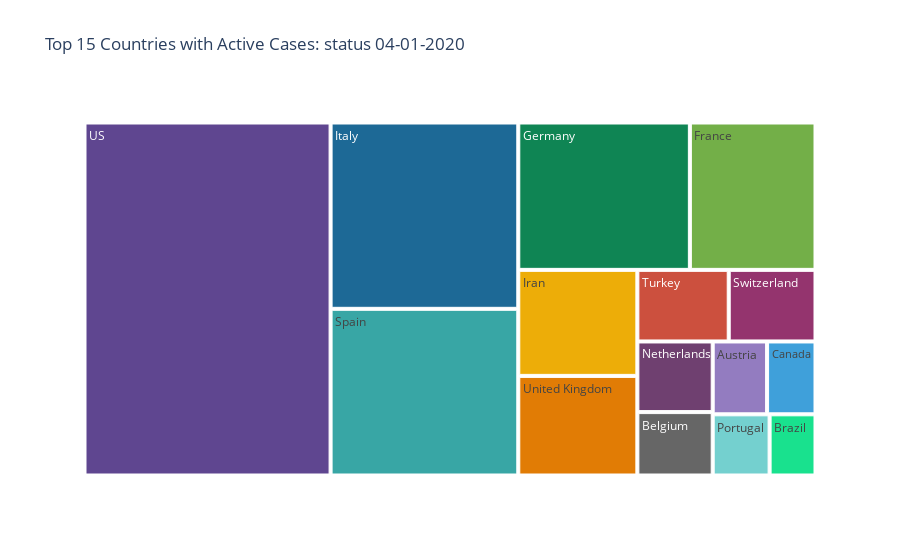

Source (notebook cell):
### Markdown cell above
The value of death rate can be interpreted from several perspective. 
<br>Italy has the hightest death rate and tests are done massively.
<br>As of 13.03.20, most of the victims Covid-19 positive in Italy were 70 years old and older [1](https://www.medrxiv.org/content/10.1101/2020.03.15.20036293v1.full.pdf).
<br>According to a study by the Leverhulme Centre for Demographic Science at the University of Oxford [1](https://www.medrxiv.org/content/10.1101/2020.03.15.20036293v1.full.pdf) and a publication in FAZ [2](https://m.faz.net/aktuell/wissen/geist-soziales/coronavirus-pandemie-warum-ist-es-in-italien-so-schlimm-16693408.html), some of the main reasons for Italy's high death rate are:
* Italy is the world's second oldest population after Japan with 23% of the population aged 65 years and older compared to 13.2% younger than 16 year old.
* Northern Italy, the area in Italy with most cases, is the industrial heart of the country with high pollution levels and there are many inhabitants suffering from respiratory problems. 
* Family is very important in Italy and the contact between generations is close, even if multigenerations are not living during the same roof, they live close by and see each other frequently.
* Hugs and kisses on the cheek are common when greeting people in Italy.
* The initial lockdown measures in the Northern provices caused a boomerang effect as it caused an exodus and many students from the North with family in the South travelled home, contributing to the spread of the virus.

### Code cell
fig = px.treemap(top_fifteen,
                 path=['Country/Region'],
                 values=top_fifteen['Active'],
                 title='Top 15 Countries with Active Cases: status {}'.format(yesterday),
                 hover_data=['Confirmed', 'Active', 'Recovered','Deaths','Death rate [%]'],
                 color_discrete_sequence=px.colors.qualitative.Prism)
fig.show()

### Figure 1 — Plotly figure (JSON) as saved in the notebook; plotly's stock layout.template omitted (floating-point values rounded to 4 significant figures)
{"data": [{"branchvalues": "total", "customdata": [[10711, 9129, 1436, 146, 1.36], [13964, 11004, 2132, 828, 5.93], [6836, 6469, 127, 240, 3.51], [9560, 8127, 1324, 109, 1.14], [57749, 42653, 11053, 4043, 7], [77872, 58252, 18700, 920, 1.18], [47593, 29084, 15473, 3036, 6.38], [110574, 80572, 16847, 13155, 11.9], [13696, 12261, 260, 1175, 8.58], [8251, 8021, 43, 187, 2.27], [104118, 72084, 22647, 9387, 9.02], [17768, 14313, 2967, 488, 2.75], [15679, 15069, 333, 277, 1.77], [213372, 200141, 8474, 4757, 2.23], [29865, 27329, 179, 2357, 7.89]], "domain": {"x": [0, 1], "y": [0, 1]}, "hoverlabel": {"namelength": 0}, "hovertemplate": "Confirmed=%{customdata[0]}<br>Active=%{value}<br>Recovered=%{customdata[2]}<br>Deaths=%{customdata[3]}<br>Death rate [%]=%{customdata[4]}<br>labels=%{label}<br>parent=%{parent}<br>id=%{id}", "ids": ["Austria", "Belgium", "Brazil", "Canada", "France", "Germany", "Iran", "Italy", "Netherlands", "Portugal", "Spain", "Switzerland", "Turkey", "US", "United Kingdom"], "labels": ["Austria", "Belgium", "Brazil", "Canada", "France", "Germany", "Iran", "Italy", "Netherlands", "Portugal", "Spain", "Switzerland", "Turkey", "US", "United Kingdom"], "name": "", "parents": ["", "", "", "", "", "", "", "", "", "", "", "", "", "", ""], "type": "treemap", "values": [9129, 11004, 6469, 8127, 42653, 58252, 29084, 80572, 12261, 8021, 72084, 14313, 15069, 200141, 27329]}], "layout": {"legend": {"tracegroupgap": 0}, "title": {"text": "Top 15 Countries with Active Cases: status 04-01-2020"}, "treemapcolorway": ["rgb(95, 70, 144)", "rgb(29, 105, 150)", "rgb(56, 166, 165)", "rgb(15, 133, 84)", "rgb(115, 175, 72)", "rgb(237, 173, 8)", "rgb(225, 124, 5)", "rgb(204, 80, 62)", "rgb(148, 52, 110)", "rgb(111, 64, 112)", "rgb(102, 102, 102)"]}}
